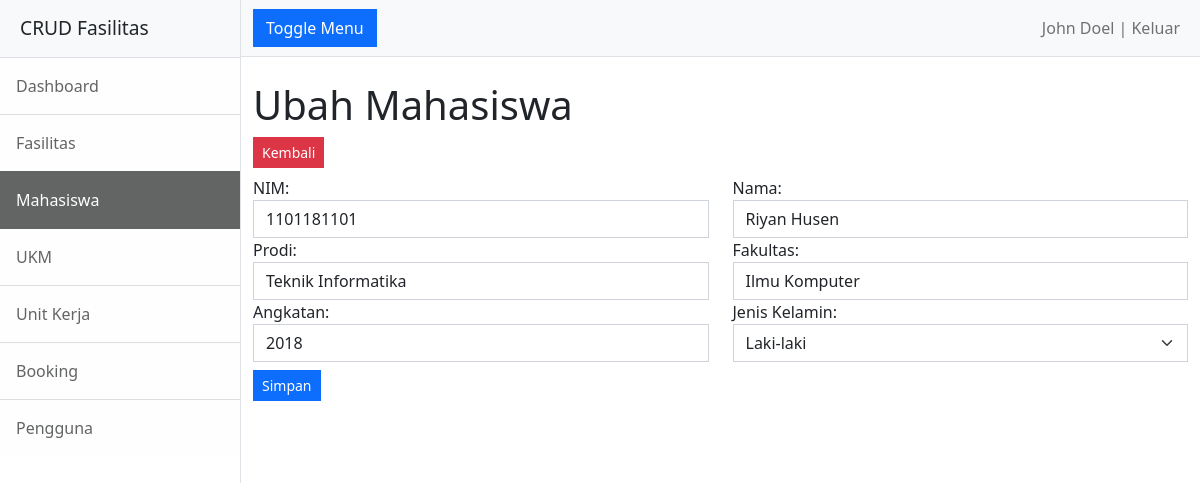
The page /mahasiswa/ubah.php?nim=1101181101 (signed in) on the database its author committed.
### tables this page shows
CREATE TABLE `mahasiswa` (
  `nim` varchar(255) NOT NULL,
  `nama` varchar(255) NOT NULL,
  `prodi` varchar(255) NOT NULL,
  `fakultas` varchar(255) NOT NULL,
  `angkatan` int(11) NOT NULL,
  `jenis_kelamin` varchar(255) NOT NULL
);

### mahasiswa/functions.php (called while the page is built, shortened)
<?php
include '../conn.php';
function tampilMahasiswaPerNim($nim) {
    global $conn;
    $query = "SELECT * FROM mahasiswa WHERE nim = '$nim'";
    $result = mysqli_query($conn, $query);
    return $result;
}

### mahasiswa/ubah.php (the view, shortened to what this page needs)
<?php
include 'functions.php';
$nim = $_GET['nim'];
$result = tampilMahasiswaPerNim($nim);
$row = mysqli_fetch_assoc($result);
?>
<!DOCTYPE html>
<html lang="en">
<head>
    <link href="../assets/css/styles.css" rel="stylesheet" />
</head>
<body>
    <div class="d-flex" id="wrapper">
        <div class="border-end bg-white" id="sidebar-wrapper">
            <div class="sidebar-heading border-bottom bg-light">CRUD Fasilitas</div>
            <div class="list-group list-group-flush">
                <a class="list-group-item list-group-item-action list-group-item-light p-3" href="../">Dashboard</a>
                <a class="list-group-item list-group-item-action list-group-item-light p-3" href="../fasilitas">Fasilitas</a>
                <a class="list-group-item list-group-item-action list-group-item-light p-3 active" href="../mahasiswa">Mahasiswa</a>
                <a class="list-group-item list-group-item-action list-group-item-light p-3" href="../ukm">UKM</a>
                <a class="list-group-item list-group-item-action list-group-item-light p-3" href="../unit-kerja">Unit Kerja</a>
                <a class="list-group-item list-group-item-action list-group-item-light p-3" href="../booking">Booking</a>
                <?php if($_SESSION['role'] == 'admin'){?>
                <a class="list-group-item list-group-item-action list-group-item-light p-3" href="../pengguna">Pengguna</a>
                <?php } ?>
            </div>
        </div>
        <div id="page-content-wrapper">
            <nav class="navbar navbar-expand-lg navbar-light bg-light border-bottom">
                <div class="container-fluid">
                    <button class="btn btn-primary rounded-0" id="sidebarToggle">Toggle Menu</button>
                    <div class="collapse navbar-collapse" id="navbarSupportedContent">
                        <ul class="navbar-nav ms-auto mt-2 mt-lg-0">
                            <li class="nav-item"><a class="nav-link" href="../logout.php"><?= $_SESSION['name'];?> | Keluar</a></li>
                        </ul>
                    </div>
                </div>
            </nav>
            <div class="container-fluid">
                <h1 class="mt-4">Ubah Mahasiswa</h1>
                <a href="index.php" class="btn btn-sm btn-danger mb-2 rounded-0">Kembali</a>
                <form action="" method="post">
                    <div class="row">
                        <div class="form-group col-6">
                            <label for="nim">NIM:</label>
                            <input type="text" class="form-control rounded-0" id="nim" name="nim" value="<?= $row['nim']; ?>" required>
                        </div>
                        <div class="form-group col-6">
                            <label for="nama">Nama:</label>
                            <input type="text" class="form-control rounded-0" id="nama" name="nama" value="<?= $row['nama']; ?>" required>
                        </div>
                        <div class="form-group col-6">
                            <label for="prodi">Prodi:</label>
                            <input type="text" class="form-control rounded-0" id="prodi" name="prodi" value="<?= $row['prodi']; ?>" required>
                        </div>
                        <div class="form-group col-6">
                            <label for="fakultas">Fakultas:</label>
                            <input type="text" class="form-control rounded-0" id="fakultas" name="fakultas" value="<?= $row['fakultas']; ?>" required>
                        </div>
                        <div class="form-group col-6">
                            <label for="angkatan">Angkatan:</label>
                            <input type="text" class="form-control rounded-0" id="angkatan" name="angkatan" value="<?= $row['angkatan']; ?>" required>
                        </div>
                        <div class="form-group col-6">
                            <label for="jenis_kelamin">Jenis Kelamin:</label>
                            <select class="form-select rounded-0" aria-label="jenis_kelamin" id="jenis_kelamin" name="jenis_kelamin" required>
                                <option value="Laki-laki" <?= $row['jenis_kelamin']=='Laki-laki'? 'selected': '';?>>Laki-laki</option>
                            </select>
                        </div>
                    </div>
                    <input class="btn btn-primary mt-2 btn-sm rounded-0" type="submit" value="Simpan">
                </form>
            </div>
        </div>
    </div>
</body>
</html>

### rows shown on the page
mahasiswa: nim "1101181101", nama "Riyan Husen", prodi "Teknik Informatika", fakultas "Ilmu Komputer", angkatan "2018", jenis_kelamin "Laki-laki"

### other values the page prints
$_SESSION['name'] "John Doel"
